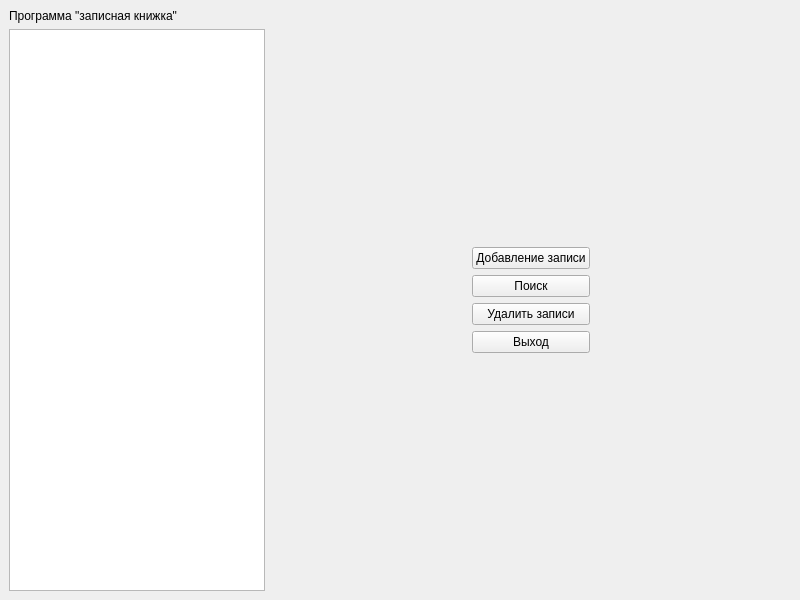
<?xml version="1.0" encoding="UTF-8"?>
<ui version="4.0">
 <class>MainWindow</class>
 <widget class="QMainWindow" name="MainWindow">
  <property name="geometry">
   <rect>
    <x>0</x>
    <y>0</y>
    <width>800</width>
    <height>600</height>
   </rect>
  </property>
  <property name="windowTitle">
   <string>Записная книжка</string>
  </property>
  <widget class="QWidget" name="centralwidget">
   <layout class="QHBoxLayout" name="horizontalLayout">
    <item>
     <layout class="QVBoxLayout" name="verticalLayout_2">
      <item>
       <widget class="QLabel" name="label">
        <property name="text">
         <string>Программа &quot;записная книжка&quot;</string>
        </property>
       </widget>
      </item>
      <item>
       <widget class="QTextEdit" name="txtNotebook">
        <property name="readOnly">
         <bool>true</bool>
        </property>
       </widget>
      </item>
     </layout>
    </item>
    <item>
     <spacer name="horizontalSpacer">
      <property name="orientation">
       <enum>Qt::Orientation::Horizontal</enum>
      </property>
      <property name="sizeHint" stdset="0">
       <size>
        <width>181</width>
        <height>20</height>
       </size>
      </property>
     </spacer>
    </item>
    <item>
     <layout class="QVBoxLayout" name="verticalLayout">
      <item>
       <spacer name="verticalSpacer_2">
        <property name="orientation">
         <enum>Qt::Orientation::Vertical</enum>
        </property>
        <property name="sizeHint" stdset="0">
         <size>
          <width>20</width>
          <height>40</height>
         </size>
        </property>
       </spacer>
      </item>
      <item>
       <widget class="QPushButton" name="btnAdd">
        <property name="text">
         <string>Добавление записи</string>
        </property>
       </widget>
      </item>
      <item>
       <widget class="QPushButton" name="btnSearch">
        <property name="text">
         <string>Поиск</string>
        </property>
       </widget>
      </item>
      <item>
       <widget class="QPushButton" name="btnDelete">
        <property name="text">
         <string>Удалить записи</string>
        </property>
       </widget>
      </item>
      <item>
       <widget class="QPushButton" name="btnExit">
        <property name="text">
         <string>Выход</string>
        </property>
       </widget>
      </item>
      <item>
       <spacer name="verticalSpacer">
        <property name="orientation">
         <enum>Qt::Orientation::Vertical</enum>
        </property>
        <property name="sizeHint" stdset="0">
         <size>
          <width>20</width>
          <height>40</height>
         </size>
        </property>
       </spacer>
      </item>
     </layout>
    </item>
    <item>
     <spacer name="horizontalSpacer_2">
      <property name="orientation">
       <enum>Qt::Orientation::Horizontal</enum>
      </property>
      <property name="sizeHint" stdset="0">
       <size>
        <width>40</width>
        <height>20</height>
       </size>
      </property>
     </spacer>
    </item>
   </layout>
  </widget>
 </widget>
 <resources/>
 <connections/>
</ui>
